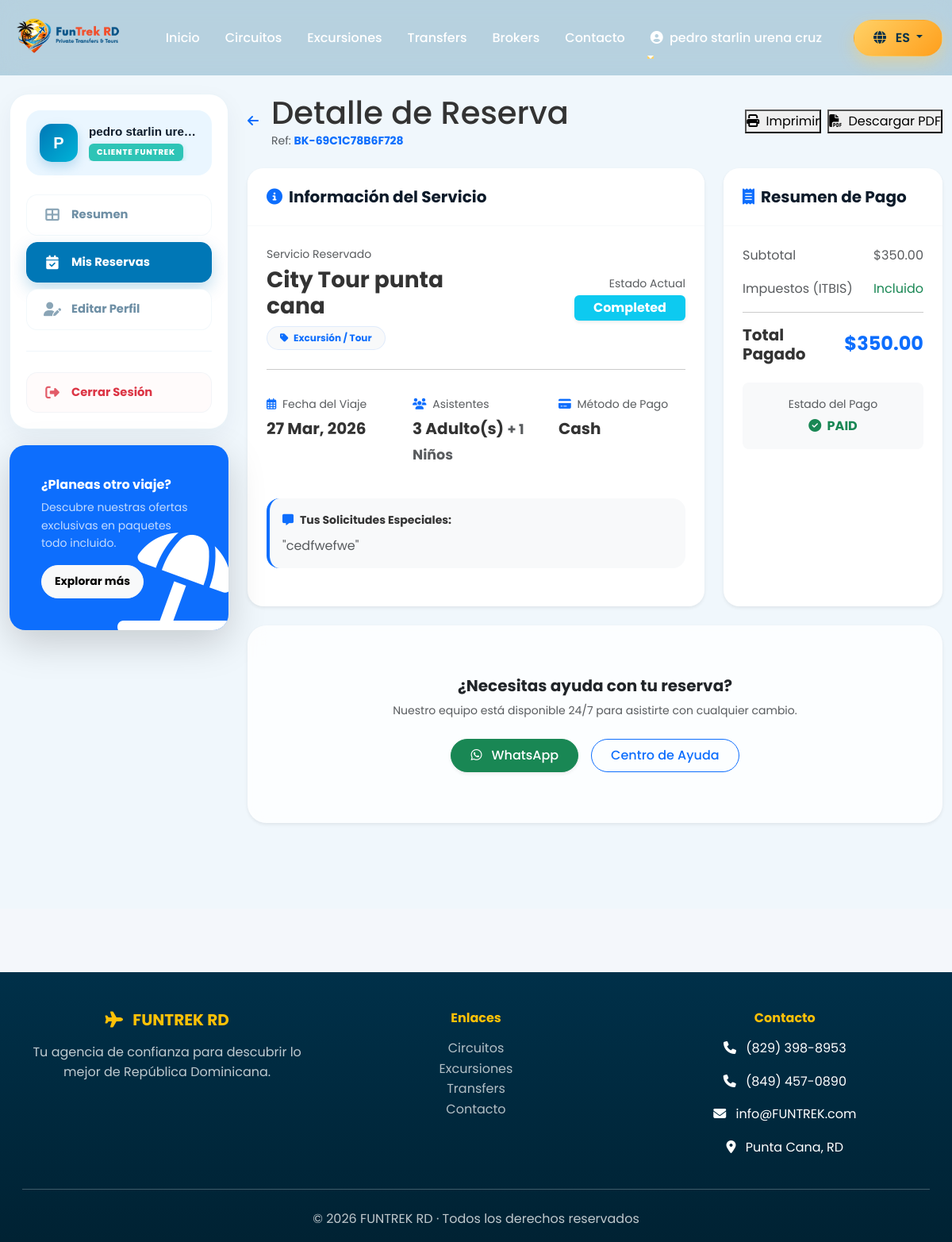
Screenshot of /public/dashboard/booking/21 (signed in) with the database file from the repository.
### tables this page shows
CREATE TABLE `bookings` (
  `id` int(11) NOT NULL,
  `booking_reference` varchar(50) NOT NULL,
  `customer_name` varchar(255) NOT NULL,
  `customer_email` varchar(255) NOT NULL,
  `customer_phone` varchar(50) NOT NULL,
  `travel_date` date NOT NULL,
  `adults` int(11) NOT NULL DEFAULT 1,
  `children` int(11) DEFAULT 0,
  `special_requests` text DEFAULT NULL,
  `item_type` enum('package','excursion','transfer') NOT NULL,
  `item_id` int(11) NOT NULL,
  `total_price` decimal(10,2) NOT NULL,
  `status` enum('pending','confirmed','cancelled','completed') DEFAULT 'pending',
  `payment_method` varchar(100) DEFAULT NULL,
  `payment_status` enum('pending','paid','refunded') DEFAULT 'pending',
  `created_at` timestamp NOT NULL DEFAULT current_timestamp(),
  `updated_at` timestamp NOT NULL DEFAULT current_timestamp() ON UPDATE current_timestamp()
);

CREATE TABLE `excursions` (
  `id` int(11) NOT NULL,
  `name` varchar(255) NOT NULL,
  `location` varchar(255) NOT NULL,
  `description` text DEFAULT NULL,
  `duration` varchar(50) DEFAULT NULL,
  `price` decimal(10,2) NOT NULL,
  `price_type` enum('persona','paquete') NOT NULL DEFAULT 'persona',
  `category` varchar(100) DEFAULT NULL,
  `includes` text DEFAULT NULL,
  `requirements` text DEFAULT NULL,
  `image` varchar(255) DEFAULT NULL,
  `gallery` text DEFAULT NULL COMMENT 'JSON array de nombres de imágenes adicionales',
  `rating` decimal(3,1) DEFAULT 5.0 COMMENT 'Calificación promedio 1-5',
  `reviews_count` int(11) DEFAULT 0 COMMENT 'Número de reseñas',
  `featured` tinyint(1) DEFAULT 0 COMMENT 'Excursión destacada en homepage',
  `max_people` int(11) DEFAULT 15 COMMENT 'Máximo de personas por grupo',
  `active` tinyint(1) DEFAULT 1,
  `created_at` timestamp NOT NULL DEFAULT current_timestamp()
);

### app/views/dashboard/booking_detail.php (the view, shortened to what the rows shown need)
<?php
require_once APP_ROOT . '/app/views/layouts/header.php';
require_once APP_ROOT . '/app/views/layouts/navigation.php';
$itemType = $booking['item_type'] ?? 'package';
$sName = ($itemType === 'package') ? ($booking['package_name'] ?? 'Paquete') :
    (($itemType === 'excursion') ? ($booking['excursion_name'] ?? 'Excursión') :
        ($booking['transfer_name'] ?? 'Transfer'));
$sTypeLabel = [
    'package' => 'Paquete Vacacional',
    'excursion' => 'Excursión / Tour',
    'transfer' => 'Transporte / Transfer'
][$itemType] ?? 'Servicio';
$status = $booking['status'] ?? 'pending';
$statusClass = [
    'pending' => 'bg-warning',
    'confirmed' => 'bg-success',
    'cancelled' => 'bg-danger',
    'completed' => 'bg-info'
][$status] ?? 'bg-secondary';
?>
<div class="adm-page">
    <div class="container-fluid animate-fade-in">
        <div class="row g-4">
            <div class="col-lg-3 no-print">
                <div class="adm-sidebar-sticky">
                    <div class="adm-sidebar">
                        <a href="<?= APP_URL ?>/dashboard/profile" class="adm-sidebar-header">
                            <div class="adm-avatar-small">
                                <?= mb_strtoupper(mb_substr($_SESSION['user_name'] ?? 'U', 0, 1)) ?>
                            </div>
                            <div class="adm-sidebar-info">
                                <span><?= htmlspecialchars($_SESSION['user_name'] ?? 'Usuario') ?></span>
                                <small>Cliente FunTrek</small>
                            </div>
                        </a>
                        <nav class="adm-nav">
                            <a href="<?= APP_URL ?>/dashboard" class="adm-nav-link">
                                <i class="fas fa-th-large"></i> Resumen
                            </a>
                            <a href="<?= APP_URL ?>/dashboard/bookings" class="adm-nav-link active">
                                <i class="fas fa-calendar-check"></i> Mis Reservas
                            </a>
                            <a href="<?= APP_URL ?>/dashboard/profile" class="adm-nav-link">
                                <i class="fas fa-user-edit"></i> Editar Perfil
                            </a>
                            <hr>
                            <a href="<?= APP_URL ?>/auth/logout" class="adm-nav-link text-danger">
                                <i class="fas fa-sign-out-alt"></i> Cerrar Sesión
                            </a>
                        </nav>
                    </div>
                    <div class="card adm-card bg-primary text-white border-0 overflow-hidden shadow-lg"
                        style="animation-delay: 0.2s">
                        <div class="card-body p-4 position-relative">
                            <i class="fas fa-umbrella-beach position-absolute opacity-10"
                                style="font-size: 8rem; right: -20px; bottom: -20px;"></i>
                            <h6 class="fw-bold mb-2">¿Planeas otro viaje?</h6>
                            <p class="small mb-3 opacity-75">Descubre nuestras ofertas exclusivas en paquetes todo incluido.</p>
                            <a href="<?= APP_URL ?>/paquetes" class="btn btn-light btn-sm rounded-pill fw-bold px-3">Explorar más</a>
                        </div>
                    </div>
                </div>
            </div>
            <div class="col-lg-9">
                <div class="d-flex align-items-center justify-content-between mb-4 no-print">
                    <div class="d-flex align-items-center">
                        <a href="<?= APP_URL ?>/dashboard/bookings" class="adm-btn-outline me-3">
                            <i class="fas fa-arrow-left"></i>
                        </a>
                        <div>
                            <h1 class="adm-title mb-0">Detalle de Reserva</h1>
                            <p class="text-muted small mb-0">Ref: <span class="fw-bold text-primary"><?= htmlspecialchars($booking['booking_reference'] ?? '#' . $booking['id']) ?></span></p>
                        </div>
                    </div>
                    <div class="d-flex gap-2">
                        <button class="adm-btn-outline" onclick="window.print()">
                            <i class="fas fa-print me-1"></i> Imprimir
                        </button>
                        <button class="adm-new-btn" onclick="downloadInvoicePDF()">
                            <i class="fas fa-file-pdf me-1"></i> Descargar PDF
                        </button>
                    </div>
                </div>
                <div id="invoice-content">
                    <div class="row g-4">
                        <div class="col-lg-8">
                            <div class="adm-card border-0 shadow-sm mb-4">
                                <div class="card-header bg-white p-4 border-bottom border-light">
                                    <h5 class="fw-bold mb-0" style="color: var(--adm-dark);">
                                        <i class="fas fa-info-circle me-2 text-primary no-print"></i>Información del Servicio
                                    </h5>
                                </div>
                                <div class="card-body p-4">
                                    <div class="row mb-4 align-items-center">
                                        <div class="col-md-7">
                                            <p class="text-muted small mb-1 uppercase tracking-wider">Servicio Reservado</p>
                                            <h3 class="fw-bold mb-2"><?= htmlspecialchars($sName) ?></h3>
                                            <span class="badge rounded-pill bg-light text-primary px-3 py-2 border border-primary border-opacity-10">
                                                <i class="fas fa-tag me-1 no-print"></i> <?= $sTypeLabel ?>
                                            </span>
                                        </div>
                                        <div class="col-md-5 text-md-end mt-3 mt-md-0">
                                            <p class="text-muted small mb-1 uppercase tracking-wider">Estado Actual</p>
                                            <span class="badge <?= $statusClass ?> fs-6 px-4 py-2 shadow-sm">
                                                <?= ucfirst($status) ?>
                                            </span>
                                        </div>
                                    </div>
                                    <hr class="opacity-10">
                                    <div class="row py-3 g-4">
                                        <div class="col-sm-6 col-md-4">
                                            <p class="text-muted mb-1 small"><i class="far fa-calendar-alt me-1 text-primary no-print"></i> Fecha del Viaje</p>
                                            <p class="fw-bold fs-5 mb-0"><?= date('d M, Y', strtotime($booking['travel_date'] ?? $booking['booking_date'] ?? 'now')) ?></p>
                                        </div>
                                        <div class="col-sm-6 col-md-4">
                                            <p class="text-muted mb-1 small"><i class="fas fa-users me-1 text-primary no-print"></i> Asistentes</p>
                                            <p class="fw-bold fs-5 mb-0">
                                                <?= ($booking['adults'] ?? 0) ?> Adulto(s)
                                                <?php if (($booking['children'] ?? 0) > 0): ?>
                                                    <small class="text-muted block">+ <?= $booking['children'] ?> Niños</small>
                                                <?php endif; ?>
                                            </p>
                                        </div>
                                        <div class="col-sm-12 col-md-4">
                                            <p class="text-muted mb-1 small"><i class="fas fa-credit-card me-1 text-primary no-print"></i> Método de Pago</p>
                                            <p class="fw-bold fs-5 mb-0"><?= ucfirst($booking['payment_method'] ?? 'PayPal') ?></p>
                                        </div>
                                    </div>
                                    <?php if (!empty($booking['special_requests'])): ?>
                                        <div class="mt-4 p-3 rounded-4 bg-light border-start border-primary border-4">
                                            <p class="fw-bold small mb-2"><i class="fas fa-comment-alt me-2 text-primary no-print"></i>Tus Solicitudes Especiales:</p>
                                            <p class="mb-0 text-muted italic">"<?= htmlspecialchars($booking['special_requests']) ?>"</p>
                                        </div>
                                    <?php endif; ?>
                                </div>
                            </div>
                        </div>
                        <div class="col-lg-4">
                            <div class="adm-card border-0 shadow-sm mb-4">
                                <div class="card-header bg-white p-4 border-bottom border-light">
                                    <h5 class="fw-bold mb-0" style="color: var(--adm-dark);">
                                        <i class="fas fa-receipt me-2 text-primary no-print"></i>Resumen de Pago
                                    </h5>
                                </div>
                                <div class="card-body p-4">
                                    <div class="d-flex justify-content-between mb-3 text-muted">
                                        <span>Subtotal</span>
                                        <span>$<?= number_format($booking['total_price'] ?? 0, 2) ?></span>
                                    </div>
                                    <div class="d-flex justify-content-between mb-3 text-muted">
                                        <span>Impuestos (ITBIS)</span>
                                        <span class="text-success">Incluido</span>
                                    </div>
                                    <hr class="opacity-10">
                                    <div class="d-flex justify-content-between align-items-center mt-3">
                                        <span class="h5 fw-bold mb-0">Total Pagado</span>
                                        <span class="h4 fw-bold mb-0 text-primary">$<?= number_format($booking['total_price'] ?? 0, 2) ?></span>
                                    </div>
                                    <div class="mt-4 p-3 rounded-3 bg-light text-center">
                                        <p class="small mb-1 text-muted">Estado del Pago</p>
                                        <span class="fw-bold text-<?= ($booking['payment_status'] ?? 'pending') === 'paid' ? 'success' : 'warning' ?>">
                                            <i class="fas fa-check-circle me-1 no-print"></i> <?= strtoupper($booking['payment_status'] ?? 'PENDIENTE') ?>
                                        </span>
                                    </div>
                                </div>
                            </div>
                        </div>
                    </div>
                </div>
                <div class="mt-4 mb-5 no-print">
                    <div class="card border-0 shadow-sm text-center" style="border-radius: 24px; background: rgba(255,255,255,0.8); backdrop-filter: blur(10px);">
                        <div class="card-body p-5">
                            <h5 class="fw-bold mb-2">¿Necesitas ayuda con tu reserva?</h5>
                            <p class="text-muted small mb-4">Nuestro equipo está disponible 24/7 para asistirte con cualquier cambio.</p>
                            <div class="d-flex justify-content-center gap-3 flex-wrap">
                                <a href="https://wa.me/18293988953" class="btn btn-success rounded-pill px-4 py-2 shadow-sm" target="_blank">
                                    <i class="fab fa-whatsapp me-2"></i> WhatsApp
                                </a>
                                <a href="<?= APP_URL ?>/contacto" class="btn btn-outline-primary rounded-pill px-4 py-2">
                                    Centro de Ayuda
                                </a>
                            </div>
                        </div>
                    </div>
                </div>
            </div>
        </div>
    </div>
</div>
<?php require_once APP_ROOT . '/app/views/layouts/footer.php'; ?>

### rows the page displays
bookings: booking_reference "BK-69C1C78B6F728", excursions.name "City Tour punta cana", item_type "Excursión / Tour", status "Completed", travel_date "27 Mar, 2026", adults "3", children "1", payment_method "Cash", special_requests "cedfwefwe", total_price "350.00", payment_status "PAID"

### other values shown
__('nav_home') "Inicio"
__('nav_packages') "Circuitos"
__('nav_excursions') "Excursiones"
__('nav_transfers') "Transfers"
__('nav_brokers') "Brokers"
__('nav_contact') "Contacto"
$_SESSION['user_name'] "pedro starlin urena cruz"
mb_strtoupper(mb_substr($_SESSION['user_name'] ?? 'U', 0, 1)) "P"
$_SESSION['user_name'] "pedro starlin ure…"
__('footer_description') "Tu agencia de confianza para descubrir lo mejor de República Dominicana."
__('footer_links') "Enlaces"
__('footer_contact') "Contacto"
__('footer_rights') "Todos los derechos reservados"
